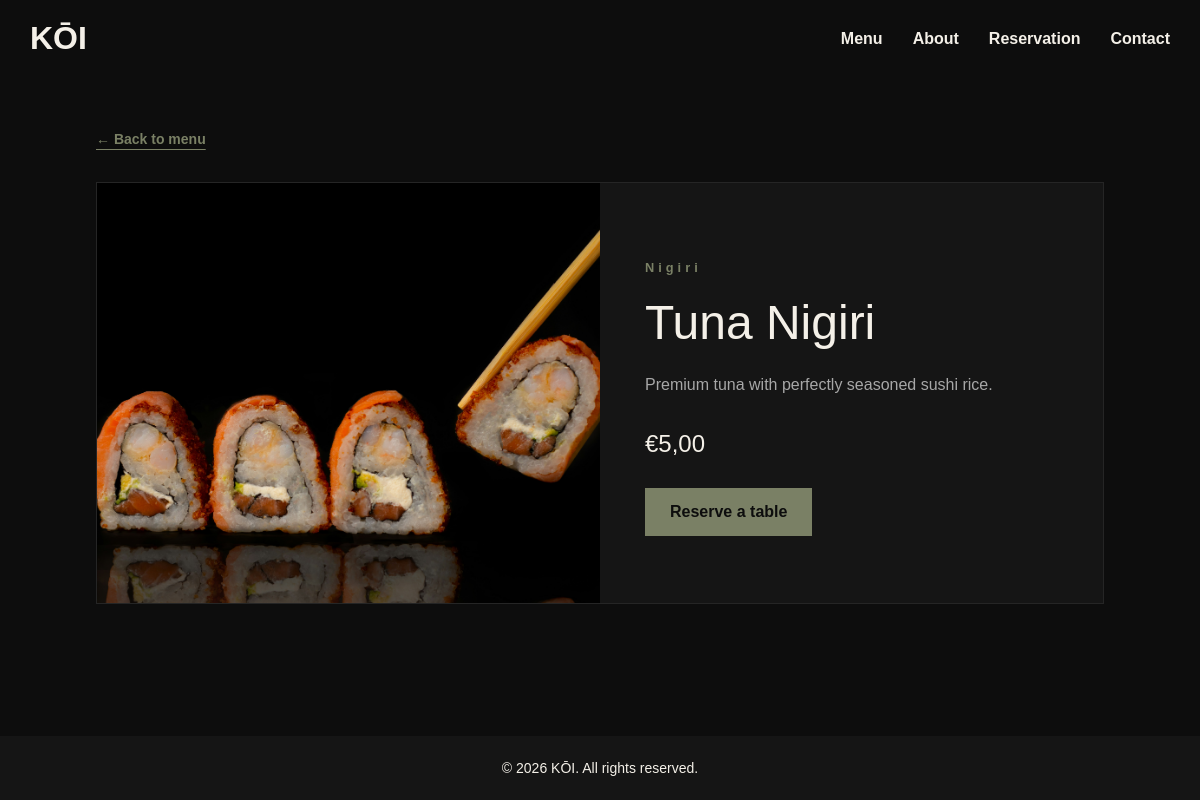
The app's page /Pages/menu-detail.php?id=2 with its own data.
### tables this page shows
CREATE TABLE `menu` (
  `id` int NOT NULL,
  `name` varchar(100) NOT NULL,
  `description` text NOT NULL,
  `price` decimal(6,2) NOT NULL,
  `category` varchar(50) NOT NULL,
  `image` varchar(255) NOT NULL,
  `available` tinyint(1) NOT NULL
);

### Pages/menu-detail.php (the view, shortened to what this page needs)
<?php
require_once __DIR__ . '/includes/dbh.inc.php';
$menuItemId = filter_var($_GET['id'] ?? null, FILTER_VALIDATE_INT, ['options' => ['min_range' => 1]]);
$menuItem = false;
if ($menuItemId !== false && $menuItemId !== null) {
    $menuQuery = $pdo->prepare('SELECT name, description, price, category, image FROM menu WHERE id = :id AND available = 1');
    $menuQuery->execute(['id' => $menuItemId]);
    $menuItem = $menuQuery->fetch(PDO::FETCH_ASSOC);
}
$imageFilename = $menuItem ? basename($menuItem['image']) : '';
?>
<!DOCTYPE html>
<html lang="en">
<head>
    <link rel="stylesheet" href="../css/style.css">
</head>
<body class="dish-page">
    <?php include __DIR__ . '/header.php'; ?>
    <main class="dish-main">
        <a class="menu-detail-link dish-back" href="index.php#menu">&larr; Back to menu</a>
        <?php if ($menuItem): ?>
            <article class="dish-detail fade-in">
                <img class="dish-image"
                     src="../images/<?= htmlspecialchars(rawurlencode($imageFilename)) ?>"
                     alt="<?= htmlspecialchars($menuItem['name']) ?>">
                <div class="dish-content">
                    <p class="menu-label"><?= htmlspecialchars($menuItem['category']) ?></p>
                    <h1><?= htmlspecialchars($menuItem['name']) ?></h1>
                    <p class="dish-description"><?= nl2br(htmlspecialchars($menuItem['description'])) ?></p>
                    <p class="dish-price">&euro;<?= number_format((float) $menuItem['price'], 2, ',', '.') ?></p>
                    <a class="dish-reserve" href="index.php#reservation">Reserve a table</a>
                </div>
            </article>
        <?php endif; ?>
    </main>
    <?php include __DIR__ . '/footer.php'; ?>
</body>
</html>

### css/style.css (style rules this page uses)
* { box-sizing: border-box; margin: 0; padding: 0; }
html { scroll-behavior: smooth; }
.menu-detail-link { display: inline-block; margin-top: 20px; color: #7A8065; font: bold 14px Arial, sans-serif; text-underline-offset: 5px; }
.dish-page { min-height: 100vh; display: flex; flex-direction: column; }
.dish-main { width: min(1200px, 84%); margin: 130px auto 80px; flex: 1; }
.dish-back { margin: 0 0 35px; }
.dish-detail { display: grid; grid-template-columns: 1fr 1fr; background: #151515; border: 1px solid #252525; }
.dish-image { width: 100%; height: 100%; min-height: 420px; object-fit: cover; }
.dish-content { padding: 55px 45px; align-self: center; font-family: Arial, sans-serif; color: #F4F0E8; min-width: 0; overflow-wrap: anywhere; }
.dish-content h1 { margin: 20px 0; font-size: clamp(2rem, 4vw, 3rem); font-weight: 400; }
.dish-description { color: #A7A7A7; line-height: 1.9; }
.dish-price { margin: 30px 0; font-size: 1.5rem; }
.dish-reserve { display: inline-block; padding: 15px 25px; background: #7A8065; color: #0D0D0D; font-weight: bold; text-decoration: none; }
body { background-color: #0D0D0D; color: #fff; overflow-x: hidden; }
.fade-in { animation: fadeIn 0.7s ease-in-out; }
.menu-label { color: #7A8065; font-size: 0.8rem; letter-spacing: 4px; margin-bottom: 10px; margin-top: 10px; font-family: Arial, elegant-serif; font-weight: bold; }

### records on screen
menu: image (picture), category "Nigiri", name "Tuna Nigiri", description "Premium tuna with perfectly seasoned sushi rice.", price "5,00"
